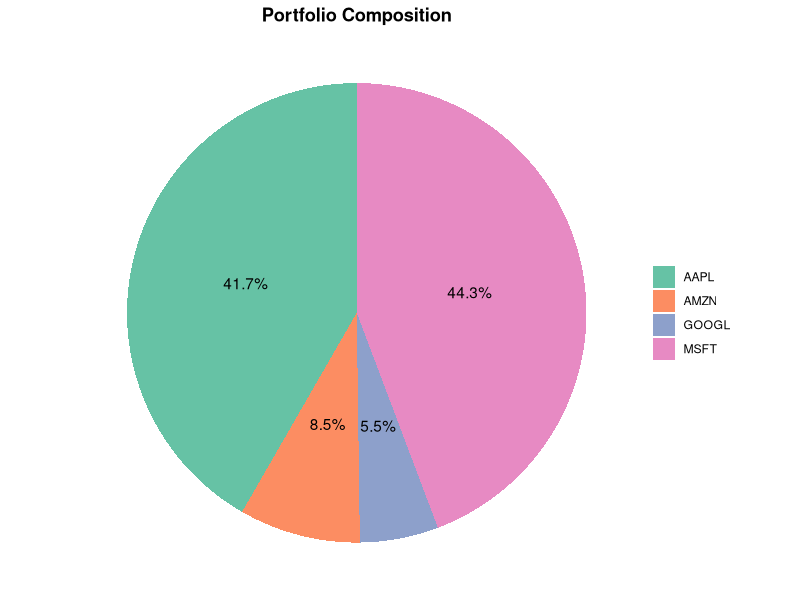
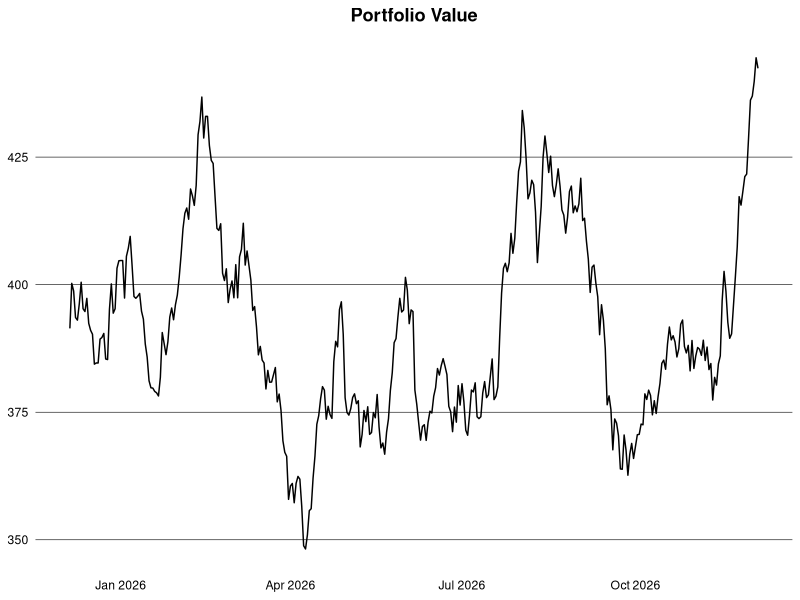

Source code (R) for these figures, in order: (Note: this script raises an error after producing the figures.)
## ---- chunk 1
#| message: false
library(clock)
library(data.table)
library(ggplot2)

theme_finance = theme_minimal() +
  theme(
    plot.title = element_text(face = "bold", hjust = 0.5),
    panel.grid.major.y = element_line(color = "black", linewidth = 0.2),
    panel.grid.major.x = element_blank(),
    panel.grid.minor = element_blank(),
    axis.text = element_text(color = "black"),
    axis.title = element_blank(),
    legend.title = element_blank()
  )
## ---- chunk 2
set.seed(1994)

start_date = "2015-01-01"
end_date = Sys.Date()
dates = seq(as.Date(start_date), end_date, by = "1 day")
n = length(dates)

market_ret = rnorm(n, mean = 0.0003, sd = 0.008)
sector_ret = list(
  technology = rnorm(n, mean = 0, sd = 0.004),
  consumer_cyclical = rnorm(n, mean = 0, sd = 0.005)
)

alloc = data.table(
  ticker = c("AAPL", "GOOGL", "MSFT", "AMZN"),
  weight = c(0.4, 0.3, 0.2, 0.1),
  sector = c("technology", "technology", "technology", "consumer_cyclical"),
  country = c("USA", "USA", "USA", "USA"),
  alpha = c(0.0004, 0.0002, 0.0003, 0.0001),
  beta = c(1.1, 1.3, 0.9, 1.4),
  idio_sd = c(0.010, 0.012, 0.009, 0.014)
)

generate_prices = function(alpha, beta, sector, idio_sd) {
  ret = alpha + beta * market_ret + sector_ret[[sector]] + rnorm(n, sd = idio_sd)
  data.table(date = dates, price = cumprod(1 + ret) * 100)
}

generate_benchmark = function() {
  data.table(ticker = "SP500", date = dates, price = cumprod(1 + market_ret) * 3000)
}

dt = alloc |>
  _[, generate_prices(alpha, beta, sector, idio_sd), by = ticker] |>
  _[alloc[, .(ticker, weight, sector, country)], on = "ticker"]
head(dt)
## ---- chunk 3
holdings = dt |>
  _[,
    .(start_price = first(price), current_price = last(price), weight = first(weight)),
    by = ticker
  ] |>
  _[, let(
    value = current_price * weight,
    abs_change = current_price - start_price,
    rel_change = current_price / start_price - 1
  )] |>
  _[, rel_weight := value / sum(value)]
head(holdings)
## ---- chunk 4
#| dpi: 300
ggplot(holdings, aes(x = "", y = rel_weight, fill = ticker)) +
  geom_col(width = 1) +
  coord_polar(theta = "y") +
  geom_text(
    aes(label = scales::percent(rel_weight, accuracy = 0.1)),
    position = position_stack(vjust = 0.5)
  ) +
  scale_fill_brewer(palette = "Set2") +
  labs(title = "Portfolio Composition") +
  theme_void() +
  theme(
    plot.title = element_text(face = "bold", hjust = 0.5),
    legend.title = element_blank()
  )
## ---- chunk 5
logret = function(x) {
  x = log(x)
  x - shift(x)
}

dt = dt |>
  setorder(ticker, date) |>
  _[, let(ret = price / shift(price) - 1, log_ret = logret(price)), by = ticker] |>
  na.omit("ret") |>
  _[, let(wret = ret * weight, value = price * weight)]
head(dt)
## ---- chunk 6
#| dpi: 300
dt |>
  _[date >= add_months(end_date, -12L), .(value = sum(value)), by = date] |>
  ggplot(aes(x = date, y = value)) +
  geom_line() +
  theme_finance +
  labs(title = "Portfolio Value")
## ---- chunk 7
ret_week = dt[, .(ret = prod(1 + ret) - 1), by = .(ticker, isoyear(date), isoweek(date))]
ret_month = dt[, .(ret = prod(1 + ret) - 1), by = .(ticker, yearmon(date))]
ret_year = dt[, .(ret = prod(1 + ret) - 1), by = .(ticker, year(date))]
head(ret_year)
## ---- chunk 8
port_daily = dt[, .(ret = sum(wret)), by = date]
port_ret_week = port_daily[, .(ret = prod(1 + ret) - 1), by = .(isoyear(date), isoweek(date))]
port_ret_month = port_daily[, .(ret = prod(1 + ret) - 1), by = .(yearmon(date))]
port_ret_year = port_daily[, .(ret = prod(1 + ret) - 1), by = year(date)]
head(port_ret_year)
## ---- chunk 9
#| dpi: 300
port_ret_month_dt = port_daily[,
  .(ret = prod(1 + ret) - 1),
  by = .(year = year(date), month = month(date))
]

ggplot(
  port_ret_month_dt,
  aes(x = fctr(month), y = fctr(year, rev = TRUE), fill = ret)
) +
  geom_tile() +
  geom_text(aes(label = scales::percent(ret, accuracy = 0.1)), size = 2.5) +
  scale_fill_gradient2(
    low = "#FF0000",
    mid = "white",
    high = "darkblue",
    midpoint = 0,
    labels = scales::label_percent()
  ) +
  scale_x_discrete(labels = month.abb) +
  labs(title = "Monthly Portfolio Returns") +
  theme_minimal() +
  theme(
    plot.title = element_text(face = "bold", hjust = 0.5),
    axis.title = element_blank(),
    panel.grid = element_blank(),
    legend.title = element_blank()
  )
## ---- chunk 10
bmr = generate_benchmark() |>
  setorder(date) |>
  _[, ret := price / shift(price) - 1] |>
  na.omit("ret")

port = dt |>
  _[, .(ret = sum(wret), ticker = "Portfolio"), by = date] |>
  rbind(bmr[, .(ticker, date, ret)]) |>
  setorder(ticker, date) |>
  _[, cum_ret := cumprod(1 + ret) - 1, by = ticker] |>
  _[, ticker := fifelse(ticker == "Portfolio", ticker, "Benchmark")]
## ---- chunk 11
#| dpi: 300
port |>
  _[date > "2021-01-01"] |>
  ggplot(aes(x = date, y = cum_ret, color = ticker)) +
  geom_line() +
  theme_finance +
  theme(legend.position = "bottom") +
  scale_color_manual(values = c("Portfolio" = "darkblue", "Benchmark" = "black")) +
  scale_y_continuous(labels = scales::label_percent(accuracy = 1)) +
  labs(title = "Cumulative Return: Portfolio vs. Benchmark")
## ---- chunk 12
#| dpi: 300
perf = port |>
  dcast(date ~ ticker, value.var = "cum_ret") |>
  setnames(tolower) |>
  _[, diff := portfolio - benchmark]

perf |>
  _[date > "2021-01-01"] |>
  ggplot(aes(x = date)) +
  geom_ribbon(
    aes(
      ymin = pmin(portfolio, benchmark),
      ymax = pmax(portfolio, benchmark),
      fill = diff > 0
    ),
    alpha = 0.4,
    show.legend = FALSE
  ) +
  geom_line(aes(y = portfolio, color = "Portfolio")) +
  geom_line(aes(y = benchmark, color = "Benchmark")) +
  scale_color_manual(values = c("Portfolio" = "darkblue", "Benchmark" = "black")) +
  scale_fill_manual(values = c("TRUE" = "#00A651", "FALSE" = "#FF0000")) +
  scale_y_continuous(labels = scales::label_percent(accuracy = 1L)) +
  labs(title = "Cumulative Return: Portfolio vs. Benchmark") +
  theme_finance +
  theme(legend.position = "bottom")
## ---- chunk 13
exposure = dt |>
  _[, .(value = sum(value)), by = .(date, sector)] |>
  _[, weight := value / sum(value), by = date]
head(exposure)
## ---- chunk 14
#| dpi: 300
exposure |>
  _[date >= add_months(end_date, -12L)] |>
  ggplot(aes(x = date, y = weight, fill = sector)) +
  geom_area() +
  scale_y_continuous(labels = scales::label_percent()) +
  scale_fill_brewer(palette = "Set2") +
  labs(title = "Portfolio Exposure") +
  theme_finance +
  theme(legend.position = "bottom")
## ---- chunk 15
vola = dt |>
  _[, .(daily_vola = sd(log_ret)), by = .(ticker, year(date))] |>
  _[, let(
    weekly_vola = daily_vola * sqrt(5),
    monthly_vola = daily_vola * sqrt(21),
    yearly_vola = daily_vola * sqrt(252)
  )]
head(vola)
## ---- chunk 16
#| dpi: 300
window = 63L # ~3 months
port_daily[, roll_vola := frollsd(ret, window) * sqrt(252)]

port_daily |>
  na.omit("roll_vola") |>
  ggplot(aes(x = date, y = roll_vola)) +
  geom_line() +
  scale_y_continuous(labels = scales::label_percent()) +
  labs(title = "Rolling Annualized Volatility (63-day)") +
  theme_finance
## ---- chunk 17
rf = 0.04 / 252 # daily risk-free rate (assuming 4% annual)
sharpe = port_daily[, (mean(ret) - rf) / sd(ret) * sqrt(252)]
sharpe
## ---- chunk 18
sortino = port_daily[, (mean(ret) - rf) / sqrt(mean(pmin(ret - rf, 0)^2)) * sqrt(252)]
sortino
## ---- chunk 19
#| dpi: 300
port_daily[, roll_sharpe := (frollmean(ret, window) - rf) / frollsd(ret, window) * sqrt(252)]

port_daily |>
  na.omit("roll_sharpe") |>
  ggplot(aes(x = date, y = roll_sharpe)) +
  geom_line() +
  geom_hline(yintercept = 0, linewidth = 0.3) +
  labs(title = "Rolling Sharpe Ratio (63-day)") +
  theme_finance
## ---- chunk 20
port_daily[, .(VaR_95 = quantile(ret, 0.05), VaR_99 = quantile(ret, 0.01))]
## ---- chunk 21
port_daily[, .(
  CVaR_95 = mean(ret[ret <= quantile(ret, 0.05)]),
  CVaR_99 = mean(ret[ret <= quantile(ret, 0.01)])
)]
## ---- chunk 22
cov_mat = dt |>
  dcast(date ~ ticker, value.var = "log_ret") |>
  _[, date := NULL] |>
  cov(use = "pairwise.complete.obs")
wgt = alloc[colnames(cov_mat), weight, on = "ticker"]
port_risk = as.numeric(sqrt(t(wgt) %*% cov_mat %*% wgt))
port_risk
## ---- chunk 23
drawdown = copy(dt) |>
  _[, cum_ret := cumprod(1 + ret) - 1, by = ticker] |>
  _[, drawdown := (1 + cum_ret) / cummax(1 + cum_ret) - 1, by = ticker]
head(drawdown)
## ---- chunk 24
drawdown = dt |>
  _[, .(wret = sum(wret)), by = date] |>
  _[, cum_ret := cumprod(1 + wret) - 1] |>
  _[, drawdown := (1 + cum_ret) / cummax(1 + cum_ret) - 1]
head(drawdown)
## ---- chunk 25
drawdown[drawdown < 0, .(min_drawdown = min(drawdown), avg_drawdown = mean(drawdown))]
## ---- chunk 26
calmar = port_daily[, (mean(ret) * 252) / abs(drawdown[, min(drawdown)])]
calmar
## ---- chunk 27
te = dt |>
  _[, .(port_ret = sum(wret)), by = date] |>
  _[bmr[, .(date, bmr_ret = ret)], on = "date", nomatch = NULL] |>
  _[, diff := port_ret - bmr_ret]

te[, .(
  daily_te = sd(diff),
  annual_te = sd(diff) * sqrt(252)
)]
## ---- chunk 28
te[, mean(diff) / sd(diff) * sqrt(252)]
## ---- chunk 29
fit = te[, lm(port_ret ~ bmr_ret)]
coefs = coef(fit)
data.table(alpha = coefs[1L] * 252, beta = coefs[2L])
## ---- chunk 30
factors = data.table(
  date = dates,
  mkt = market_ret,
  technology = sector_ret$technology,
  consumer_cyclical = sector_ret$consumer_cyclical
) |>
  melt(id.vars = c("date", "mkt"), variable.name = "sector", value.name = "sec_ret") |>
  _[, sector := as.character(sector)]

reg = factors[dt, on = .(date, sector), nomatch = NULL]
## ---- chunk 31
loadings = reg[, as.list(coef(lm(ret ~ mkt + sec_ret))), by = ticker] |>
  setnames(c("ticker", "alpha", "mkt_beta", "sector_beta")) |>
  _[, alpha := alpha * 252]
loadings[alloc, on = "ticker", true_beta := i.beta]
loadings
## ---- chunk 32
#| dpi: 300
reg |>
  setorder(ticker, date) |>
  _[,
    let(
      cov_rm = frollmean(ret * mkt, window) - frollmean(ret, window) * frollmean(mkt, window),
      var_m = frollmean(mkt^2, window) - frollmean(mkt, window)^2
    ),
    by = ticker
  ] |>
  _[, roll_beta := cov_rm / var_m] |>
  na.omit("roll_beta") |>
  ggplot(aes(x = date, y = roll_beta, color = ticker)) +
  geom_line() +
  scale_color_brewer(palette = "Set2") +
  labs(title = "Rolling Market Beta (63-day)") +
  theme_finance +
  theme(legend.position = "bottom")
## ---- chunk 33
cor_mat = dt |>
  dcast(date ~ ticker, value.var = "log_ret") |>
  _[, date := NULL] |>
  cor(use = "pairwise.complete.obs")
round(cor_mat, 3)
## ---- chunk 34
#| dpi: 300
cor_dt = as.data.table(cor_mat, keep.rownames = "ticker1") |>
  melt(id.vars = "ticker1", variable.name = "ticker2", value.name = "cor")

ggplot(cor_dt, aes(x = ticker1, y = ticker2, fill = cor)) +
  geom_tile() +
  geom_text(aes(label = round(cor, 2)), size = 3) +
  scale_fill_gradient2(low = "#FF0000", mid = "white", high = "darkblue", midpoint = 0) +
  labs(title = "Correlation Matrix") +
  theme_minimal() +
  theme(
    plot.title = element_text(face = "bold", hjust = 0.5),
    axis.title = element_blank(),
    panel.grid = element_blank()
  )
## ---- chunk 35
sigma = cov_mat * 252
mu = dt[, .(mu = mean(log_ret) * 252), by = ticker]
mu_vec = mu[colnames(sigma), mu, on = "ticker"]

prec = solve(sigma) # inverse covariance (precision) matrix
ones = rep(1, nrow(sigma))

port_stats = function(w) {
  list(ret = as.numeric(t(w) %*% mu_vec), vol = as.numeric(sqrt(t(w) %*% sigma %*% w)))
}
## ---- chunk 36
w_mv = prec %*% ones / as.numeric(t(ones) %*% prec %*% ones)
mv = port_stats(w_mv)
mv
## ---- chunk 37
rf_ann = rf * 252
w_tan = prec %*% (mu_vec - rf_ann)
w_tan = w_tan / sum(w_tan)
tan = port_stats(w_tan)
c(tan, sharpe = (tan$ret - rf_ann) / tan$vol)
## ---- chunk 38
weights = data.table(
  ticker = colnames(sigma),
  current = alloc[colnames(sigma), weight, on = "ticker"],
  min_var = as.numeric(w_mv),
  tangency = as.numeric(w_tan)
)
weights
## ---- chunk 39
A = as.numeric(t(ones) %*% prec %*% ones)
B = as.numeric(t(ones) %*% prec %*% mu_vec)
C = as.numeric(t(mu_vec) %*% prec %*% mu_vec)
D = A * C - B^2

frontier = data.table(ret = seq(min(mu_vec), tan$ret, length.out = 100L)) |>
  _[, vol := sqrt((A * ret^2 - 2 * B * ret + C) / D)]
head(frontier)
## ---- chunk 40
#| dpi: 300
assets = data.table(ticker = colnames(sigma), ret = mu_vec, vol = sqrt(diag(sigma)))
specials = data.table(
  label = c("Min variance", "Tangency"),
  ret = c(mv$ret, tan$ret),
  vol = c(mv$vol, tan$vol)
)

ggplot(frontier, aes(x = vol, y = ret)) +
  geom_path(color = "darkblue") +
  geom_point(data = assets, color = "black") +
  geom_text(data = assets, aes(label = ticker), vjust = -1, size = 3) +
  geom_point(data = specials, aes(color = label), size = 3) +
  scale_x_continuous(labels = scales::label_percent()) +
  scale_y_continuous(labels = scales::label_percent()) +
  scale_color_manual(values = c("Min variance" = "#00A651", "Tangency" = "#FF0000")) +
  labs(title = "Efficient Frontier", x = "Volatility", y = "Expected return") +
  theme_finance +
  theme(axis.title = element_text(), legend.position = "bottom")
